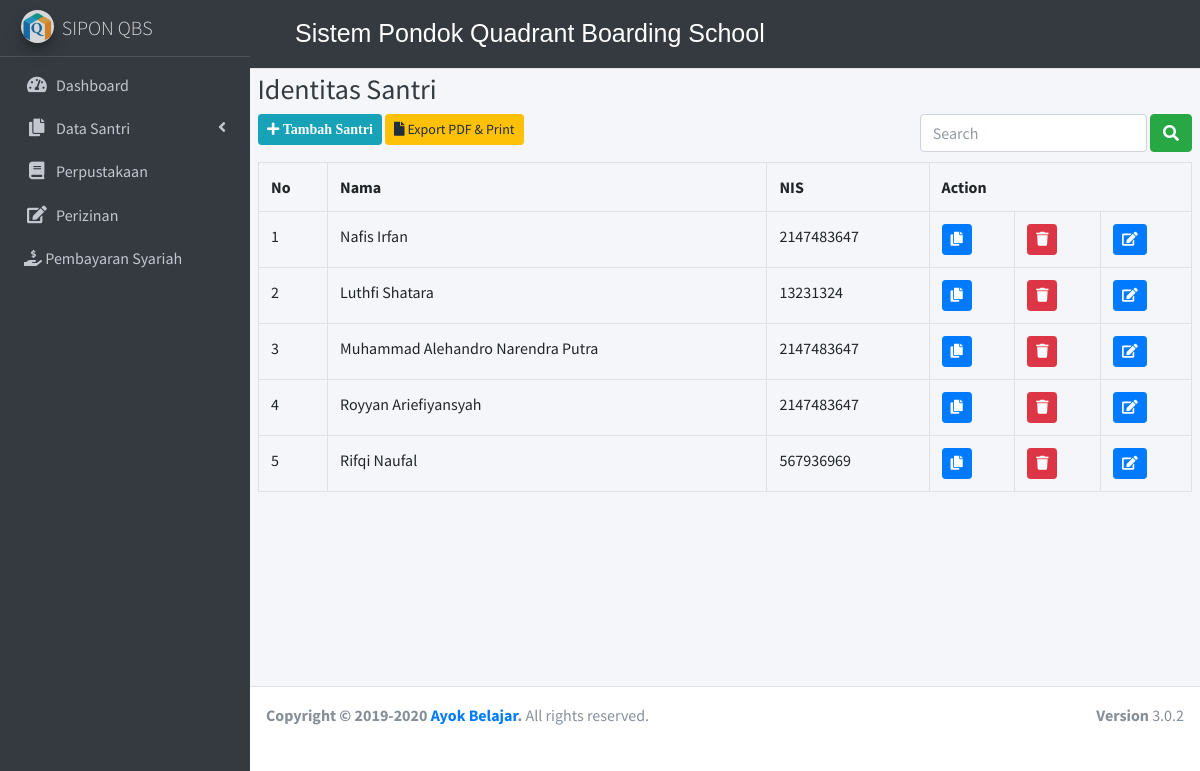
Page /index.php/identitas on the committed database.
### tables this page shows
CREATE TABLE `santri` (
  `id` int(5) NOT NULL,
  `nis` int(9) NOT NULL,
  `nama` varchar(75) NOT NULL,
  `tempat_lahir` varchar(75) NOT NULL,
  `tanggal_lahir` date NOT NULL,
  `alamat` text NOT NULL,
  `wali` varchar(50) NOT NULL,
  `kelas_pondok` varchar(11) NOT NULL,
  `kelas_payung` varchar(11) NOT NULL,
  `semester` varchar(11) NOT NULL,
  `image` text NOT NULL,
  `action` int(1) NOT NULL
);

### application/controllers/identitas.php (called while the page is built, shortened)
<?php
class Identitas extends CI_Controller {
	public function index()
	{
		$data['identitas'] = $this->myidentitas->tampil_data()->result();
		$this->load->view('templates/header');
		$this->load->view('templates/sidebar');
		$this->load->view('identitas', $data);
		$this->load->view('templates/footer');
	}
}

### index.php (called while the page is built, shortened)
<?php
require_once BASEPATH.'core/CodeIgniter.php';

### application/models/myidentitas.php (called while the page is built, shortened)
<?php
class Myidentitas extends CI_Model{
    public function tampil_data()
    {
        return $this->db->get('santri');
    }
}

### application/views/identitas.php (the view, shortened to what this page needs)
<div class="content-wrapper">
    <div class="content-header">
      <div class="container-fluid">
        <div class="row mb-2">
          <div class="col-sm-6">
            <h1 class="m-0 text-light">Identitas Santri</h1>
          </div>
        </div>
      </div>
    </div>
      <div class="container-fluid">
        <div class="row mb-2">
          <div class="col-sm-6">
            <h3 class="m-0 text-dark">Identitas Santri</h3>
          </div>
        </div>
    </div>
   <section class="content">
      <button class="btn btn-info btn-sm"><i class="fa fa-plus" data-toggle="modal" data-target="#staticBackdrop"> Tambah Santri</i></button>
      <a class="btn btn-warning btn-sm" href=" <?php echo base_url('identitas/pdf') ?>"> <i class="fa fa-file "></i> Export PDF & Print</a>
      <div class="form-inline">
      <?php echo form_open('identitas/search') ?>
      <input type="text" name="keyword" class="form-control" placeholder="Search">
      <button type="submit" class="btn btn-success"><i class="fa fa-search"></i></button>
      <?php echo form_close() ?>
      </div>
      <table  class="table table-bordered" id="dataTable" width="100%" cellspacing="0">
        <tr>
        <th>No</th>
        <th>Nama</th>
        <th>NIS</th>
        <th colspan="3">Action</th>
        </tr>
        <?php
        $no = 1;
        foreach ($identitas as $idnt) : ?>
        <tr>
            <td><?php echo $no++ ?></td>
            <td><?php echo $idnt->nama?></td>
            <td><?php echo $idnt->nis?></td>
            <td><?php echo anchor ('identitas/detail/'.$idnt->id,'<div class="btn btn-primary btn-sm"><i class="fas fa-copy"></i></div>') ?></td>
            <td onclick="javascriot: return confirm('Anda yakin ingin menghapus data ini ?')"><?php echo anchor('identitas/hapus/'.$idnt->id,'<div class="btn btn-danger btn-sm"><i class="fa fa-trash"></i></div>')?></td>
            <td><?php echo anchor ('identitas/edit/'.$idnt->id,'<div class="btn btn-primary btn-sm"><i class="fa fa-edit"></i></div>') ?></td>
        </tr>
        <?php endforeach; ?>
      </table>
   </section>
</div>
</div>

### application/views/templates/header.php (style rules this page uses)
.form-inline { float: right; margin-bottom: 10px; }

### rows in the picture
santri: nama "Nafis Irfan", nis "2147483647"
santri: nama "Luthfi Shatara", nis "13231324"
santri: nama "Muhammad Alehandro Narendra Putra", nis "2147483647"
santri: nama "Royyan Ariefiyansyah", nis "2147483647"
santri: nama "Rifqi Naufal", nis "567936969"
